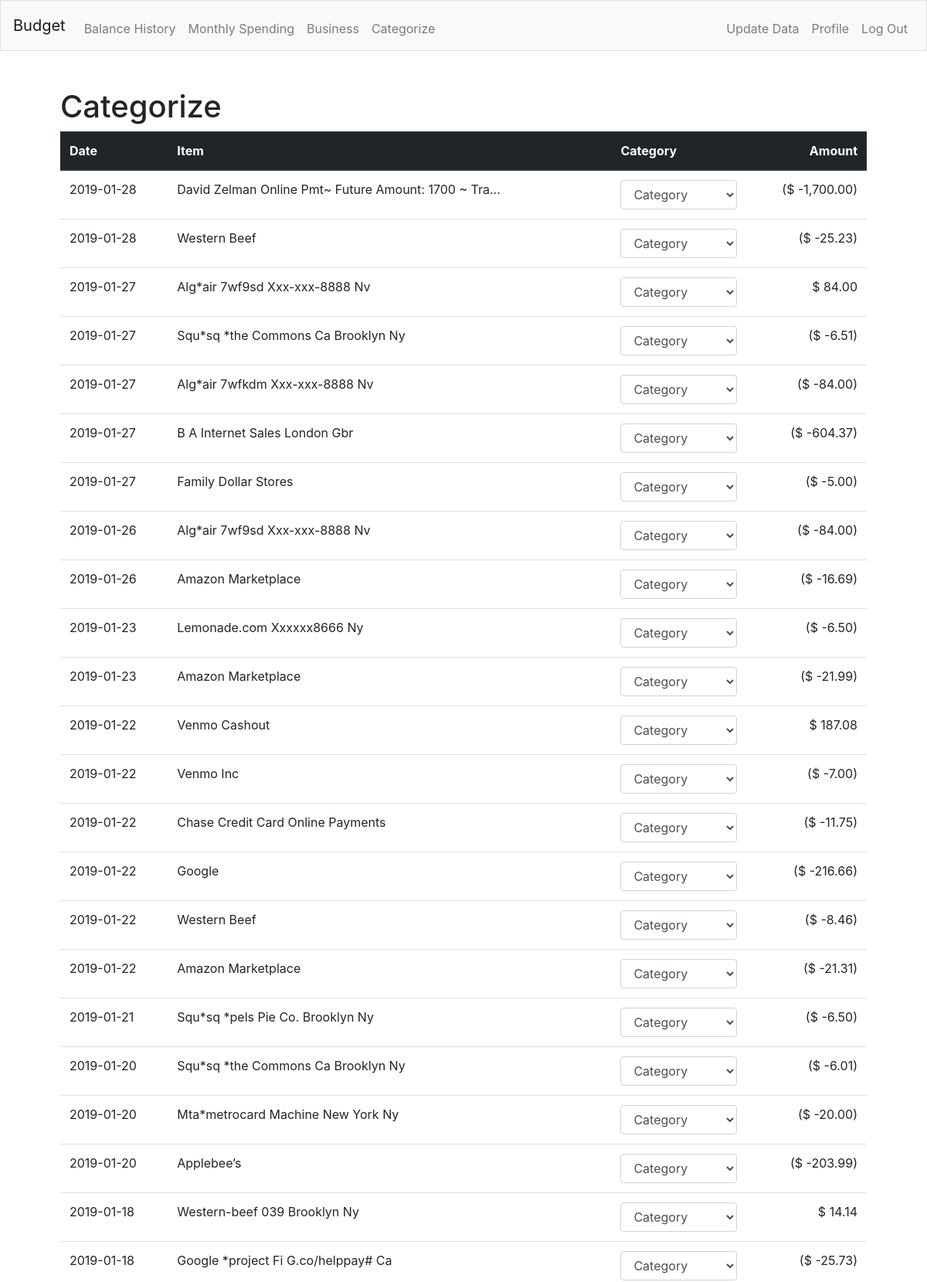
Screenshot of /categorize (signed in, upper part) with the database file from the repository.
### tables this page shows
CREATE TABLE 'txs' ('tx_id' INTEGER PRIMARY KEY AUTOINCREMENT NOT NULL, 'acc_id' INTEGER, 'item_id' INTEGER, 'cat_id' INTEGER, 'amount' NUMERIC,'is_credit' TEXT, 'pc_catid' INTEGER, 'pc_cat' INTEGER,'date' TEXT,'pc_txid' NUMERIC);

CREATE TABLE 'items' ('item_id' INTEGER PRIMARY KEY AUTOINCREMENT NOT NULL, 'item' TEXT, 'long_item' TEXT);

### app.py (the view)
@app.route("/categorize", methods=["GET", "POST"])
@login_required
def categorize():
    if request.method == "POST":
        result = request.form.to_dict()
        for key in result:
            db.execute("UPDATE txs \
                        SET cat_id=:cat_id \
                        WHERE tx_id=:tx_id",
                        cat_id=int(result[key]),
                        tx_id=int(key))
        return redirect("/")
    else:
        categories = db.execute("SELECT cat_id, category \
                                 FROM categories")
        transactions = get_txs(db)
        for i in transactions:
            i['amount'] = usd(i['amount'])
        return render_template("categorize.html", categories=categories, transactions=transactions)

### app.py (called while the page is built)
@app.after_request
def after_request(response):
    response.headers["Cache-Control"] = "no-cache, no-store, must-revalidate"
    response.headers["Expires"] = 0
    response.headers["Pragma"] = "no-cache"
    return response

### helpers.py (called while the page is built)
def login_required(f):
    @wraps(f)
    def decorated_function(*args, **kwargs):
        if session.get("user_id") is None:
            return redirect("/login")
        return f(*args, **kwargs)
    return decorated_function

def usd(value):
    if value >= 0:
        return f"$ {value:,.2f}"
    else:
        return f"($ {value:,.2f})"

### templates/categorize.html (shortened to what this page needs)
{% extends "layout.html" %}
{% block main %}
    <h1>Categorize</h1>
    <form action="/categorize" method="post">
        <div class="form-group">
            <div class="table-responsive table-hover">
                <table class="table">
                    <thead class="thead-dark">
                        <tr>
                            <th>Date</th>
                            <th>Item</th>
                            <th>Category</th>
                            <th class='text-right'>Amount</th>
                        </tr>
                    </thead>
                    <tbody>
                        {% for i in transactions %}
                            <tr>
                                <td>{{ i["date"] }}</td>
                                <td>{{ i["item"] }}</td>
                                <td>
                                    <select class="form-control" name="{{ i['tx_id'] }}">
                                        {% if i['cat_id'] is number and
                                              i['cat_id'] > 0 and
                                              i['cat_id'] <= categories[(categories|length - 1)]['cat_id'] %}
                                            {% for j in categories %}
                                                {% if j['cat_id'] == i['cat_id'] %}
                                                    {{ j['category'] }}
                                                    <option selected value="{{ j['cat_id'] }}">{{ j['category'] }}</option>
                                                {% endif %}
                                            {% endfor %}
                                        {% else %}
                                            <option disabled selected value>Category</option>
                                        {% endif %}
                                    </select>
                                </td>
                                <td class="text-right">{{ i["amount"] }}</td>
                            </tr>
                        {% endfor %}
                    </tbody>
                </table>
            </div>
        </div>
    </form>
{% endblock %}

### templates/layout.html (shortened to what this page needs)
<!DOCTYPE html>
<html lang="en">
    <head>
        <link href="https://maxcdn.bootstrapcdn.com/bootstrap/4.0.0-beta.2/css/bootstrap.min.css" rel="stylesheet"/>
    </head>
    <body>
        <nav class="navbar navbar-expand-md navbar-light bg-light border">
            <a class="navbar-brand" href="/">Budget</a>
            <div class="collapse navbar-collapse" id="navbar">
                {% if session.user_id %}
                    <ul class="navbar-nav mr-auto mt-2">
                        <li class="nav-item"><a class="nav-link" href="/history">Balance History</a></li>
                        <li class="nav-item"><a class="nav-link" href="/monthly">Monthly Spending</a></li>
                        <li class="nav-item"><a class="nav-link" href="/business">Business</a></li>
                        <li class="nav-item"><a class="nav-link" href="/categorize">Categorize</a></li>
                    </ul>
                    <ul class="navbar-nav ml-auto mt-2">
                        <li class="nav-item"><a class="nav-link" href="/update">Update Data</a></li>
                        <li class="nav-item"><a class="nav-link" href="/profile">Profile</a></li>
                        <li class="nav-item"><a class="nav-link" href="/logout">Log Out</a></li>
                    </ul>
                {% else %}
                    <ul class="navbar-nav ml-auto mt-2">
                        <li class="nav-item"><a class="nav-link" href="/register">Register</a></li>
                        <li class="nav-item"><a class="nav-link" href="/login">Log In</a></li>
                    </ul>
                {% endif %}
            </div>
        </nav>
        <main class="container p-5">
            {% block main %}{% endblock %}
        </main>
    </body>
</html>

### rows the page displays
txs: date "2019-01-28", item "David Zelman Online Pmt~ Future Amount: 1700 ~ Tra...", amount "($ -1,700.00)"
txs: date "2019-01-28", item "Western Beef", amount "($ -25.23)"
txs: date "2019-01-27", item "Alg*air 7wf9sd Xxx-xxx-8888 Nv", amount "$ 84.00"
txs: date "2019-01-27", item "Squ*sq *the Commons Ca Brooklyn Ny", amount "($ -6.51)"
txs: date "2019-01-27", item "Alg*air 7wfkdm Xxx-xxx-8888 Nv", amount "($ -84.00)"
txs: date "2019-01-27", item "B A Internet Sales London Gbr", amount "($ -604.37)"
txs: date "2019-01-27", item "Family Dollar Stores", amount "($ -5.00)"
txs: date "2019-01-26", item "Alg*air 7wf9sd Xxx-xxx-8888 Nv", amount "($ -84.00)"
txs: date "2019-01-26", item "Amazon Marketplace", amount "($ -16.69)"
txs: date "2019-01-23", item "Lemonade.com Xxxxxx8666 Ny", amount "($ -6.50)"
txs: date "2019-01-23", item "Amazon Marketplace", amount "($ -21.99)"
txs: date "2019-01-22", item "Venmo Cashout", amount "$ 187.08"
txs: date "2019-01-22", item "Venmo Inc", amount "($ -7.00)"
txs: date "2019-01-22", item "Chase Credit Card Online Payments", amount "($ -11.75)"
txs: date "2019-01-22", item "Google", amount "($ -216.66)"
txs: date "2019-01-22", item "Western Beef", amount "($ -8.46)"
txs: date "2019-01-22", item "Amazon Marketplace", amount "($ -21.31)"
txs: date "2019-01-21", item "Squ*sq *pels Pie Co. Brooklyn Ny", amount "($ -6.50)"
txs: date "2019-01-20", item "Squ*sq *the Commons Ca Brooklyn Ny", amount "($ -6.01)"
txs: date "2019-01-20", item "Mta*metrocard Machine New York Ny", amount "($ -20.00)"
txs: date "2019-01-20", item "Applebee’s", amount "($ -203.99)"
txs: date "2019-01-18", item "Western-beef 039 Brooklyn Ny", amount "$ 14.14"
txs: date "2019-01-18", item "Google *project Fi G.co/helppay# Ca", amount "($ -25.73)"
